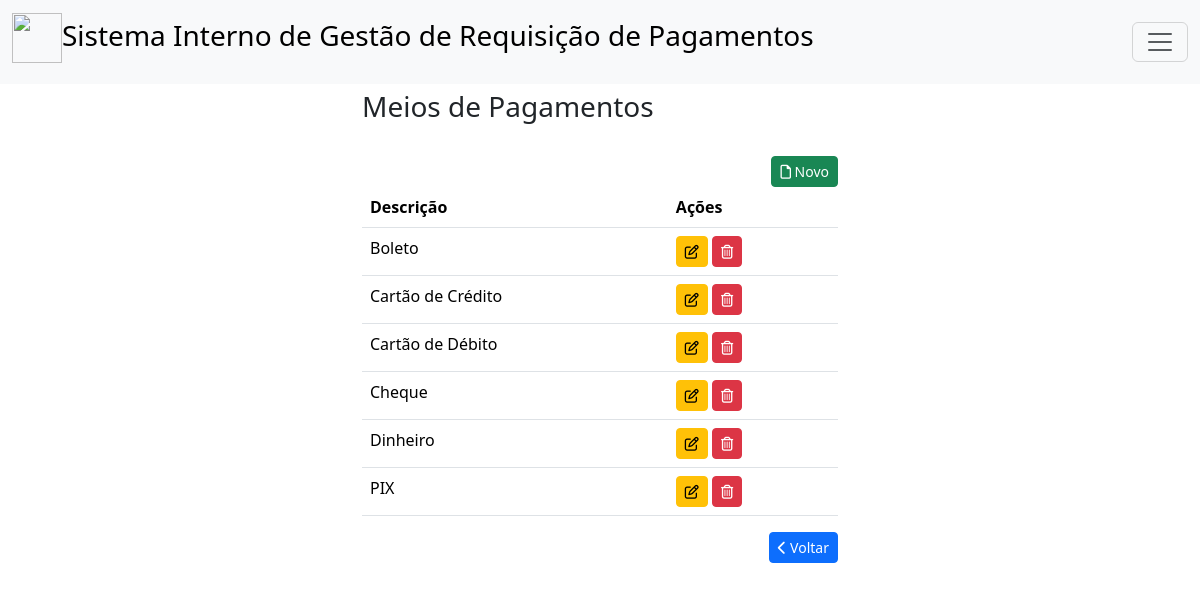
The page /meiopagamento.php on the database its author committed.
### tables this page shows
CREATE TABLE IF NOT EXISTS `meiopagamento` (
  `idMeioPagamento` int NOT NULL AUTO_INCREMENT,
  `descricao` varchar(45) DEFAULT NULL,
  PRIMARY KEY (`idMeioPagamento`)
);

### meiopagamento.php (the view, shortened to what this page needs)
<!DOCTYPE html>
<html>
    <head>
        <link href="https://cdn.jsdelivr.net/npm/bootstrap@5.3.3/dist/css/bootstrap.min.css" rel="stylesheet">
    </head>
    <body>
    <nav class="navbar bg-body-tertiary fixed-top">
    <div class="container-fluid">
    <a class="navbar-brand" href="#"><h3><img src="img/logo2.png" width="50px" height="50px">Sistema Interno de Gestão de Requisição de Pagamentos</h3></a>
    <button class="navbar-toggler" type="button" data-bs-toggle="offcanvas" data-bs-target="#offcanvasNavbar" aria-controls="offcanvasNavbar" aria-label="Toggle navigation">
        <span class="navbar-toggler-icon"></span>
    </button>
    </div>
    </nav>
    <div class="container" style="margin-top: 90px; width: 500px;">
        <h3>Meios de Pagamentos</h3>
        <br>
        <div style="text-align: right;">
            <a class="btn btn-sm btn-success" href="adicionar_meiopagamento.php" role="button"><i class="fa-regular fa-file"></i>&nbsp;Novo</a>
        </div>
        <table class="table table-hover">
            <thead>
                <tr>
                <th scope="col">Descrição</th>
                <th scope="col">Ações</th>
                </tr>
            </thead>
            <tbody>
                    <?php
                        include 'conexao.php';
                        $sql = "SELECT * FROM meiopagamento ORDER BY descricao";
                        $buscar = mysqli_query($conexao, $sql);
                        while ($array = mysqli_fetch_array($buscar)) {
                            $idMeioPagamento = $array['idMeioPagamento'];
                            $descricao = $array['descricao'];
                    ?>
                <tr>
                    <td><?php echo $descricao ?></td>
                    <td><a class="btn btn-warning btn-sm" href="editar_meiopagamento.php?id=<?php echo $idMeioPagamento ?>" role="button" data-toggle="tooltip" data-placement="top" title="Editar"><i class="fa-regular fa-pen-to-square"></i></a>
                        <a class="btn btn-danger btn-sm" href="deletar_meiopagamento.php?id=<?php echo $idMeioPagamento ?>" role="button" data-toggle="tooltip" data-placement="top" title="Apagar"><i class="fa-regular fa-trash-can"></i></a></td>
            <?php } ?>
                </tr>
            </tbody>
            </table>
        <div style="text-align: right;">
            <a href="menu.php" role="button" class="btn btn-sm btn-primary"><i class="fa-solid fa-chevron-left"></i>&nbsp;Voltar</a>
        </div>
    </div>
    </body>
</html>

### rows shown on the page
meiopagamento: descricao "Boleto"
meiopagamento: descricao "Cartão de Crédito"
meiopagamento: descricao "Cartão de Débito"
meiopagamento: descricao "Cheque"
meiopagamento: descricao "Dinheiro"
meiopagamento: descricao "PIX"
